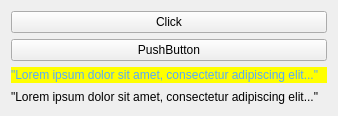
<?xml version="1.0" encoding="UTF-8"?>
<ui version="4.0">
 <class>Widget</class>
 <widget class="QWidget" name="Widget">
  <property name="geometry">
   <rect>
    <x>0</x>
    <y>0</y>
    <width>338</width>
    <height>116</height>
   </rect>
  </property>
  <property name="windowTitle">
   <string>Widget</string>
  </property>
  <layout class="QVBoxLayout" name="verticalLayout">
   <item>
    <widget class="QPushButton" name="pushButton">
     <property name="text">
      <string>Click</string>
     </property>
    </widget>
   </item>
   <item>
    <widget class="QPushButton" name="pushButton_2">
     <property name="text">
      <string>PushButton</string>
     </property>
    </widget>
   </item>
   <item>
    <widget class="QLabel" name="upperLabel">
     <property name="styleSheet">
      <string notr="true">color: rgb(85, 170, 255);
background-color: rgb(255, 255, 0);</string>
     </property>
     <property name="text">
      <string>&quot;Lorem ipsum dolor sit amet, consectetur adipiscing elit...&quot;</string>
     </property>
    </widget>
   </item>
   <item>
    <widget class="QLabel" name="downLabel">
     <property name="text">
      <string>&quot;Lorem ipsum dolor sit amet, consectetur adipiscing elit...&quot;</string>
     </property>
    </widget>
   </item>
  </layout>
 </widget>
 <resources/>
 <connections/>
</ui>
